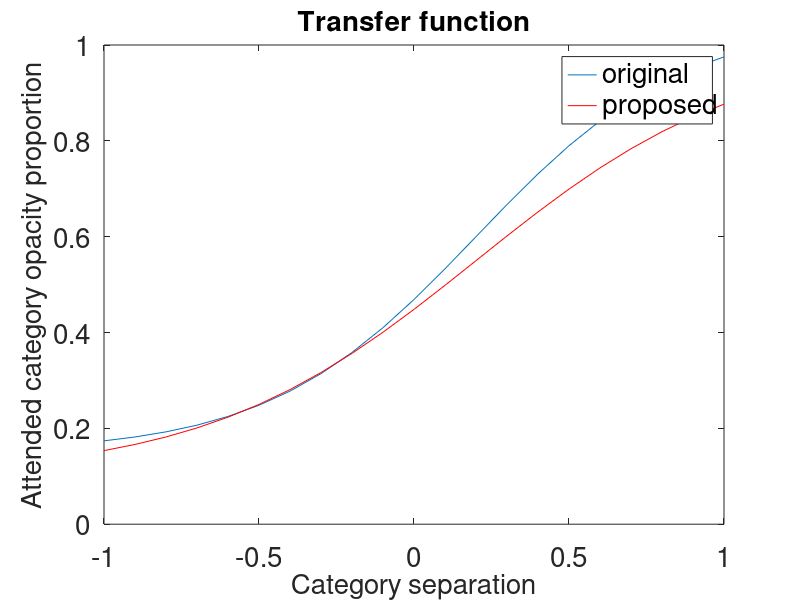

The MATLAB source for this figure:

gain = 3;
x_shift = .2;
y_shift = 0.15;
steepness = .9;
cs = -1:.1:1;
y = steepness./(1+exp(-gain*(cs-x_shift)))+y_shift;

gain = 2.3;
x_shift = .2;
y_shift = 0.1;
steepness = .9;
cs = -1:.1:1;
y2 = steepness./(1+exp(-gain*(cs-x_shift)))+y_shift;

figure;
plot(cs,y)
hold on;
plot(cs,y2, 'r');
legend('original', 'proposed')
xlabel('Category separation');
ylabel('Attended category opacity proportion');
title('Transfer function')
ylim([0 1])
set(findall(gcf,'-property','FontSize'),'FontSize',20)
